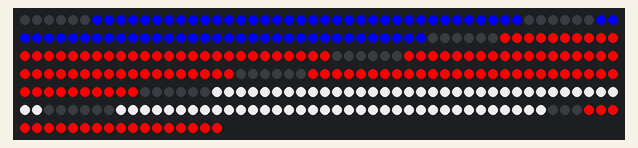
Bench run of a sketch on a simulated Arduino Uno, built with avr-gcc and run on an emulated ATmega328P. On the bench: 317 RGB LEDs in strip order, left to right, continuing on the next row.

Above: at 0.1 s.

The sketch:

scoreboard_sketch_jan4_with_serial.ino
```cpp
#include <PololuLedStrip.h>

PololuLedStrip<12> ledStrip;
#define LED_COUNT 317
rgb_color colors[LED_COUNT];

void setup() {
  Serial.begin(9600);
  // put your setup code here, to run once:

}
//count is a temp marker to test drive digits eventually replace with time and score
int count[9];
//int count = 9;
char SerialData = "12345678";


void lightLED(int digit, int num, int SegLEDs){
  //marker A
  if (num == 9 || num == 8 || num == 6 || num == 5 || num == 4 || num == 3 || num == 2){
    //turn on segLEDs leds starting at (digit*42+1)
     for (int i = digit*42; i < digit*42+SegLEDs; i++){
      if (digit < 2){
        colors[i] = rgb_color(0, 0, 255);
      }
      else if (digit == 5 || digit == 6){
        colors[i] = rgb_color(200, 200, 200);
      }
      else{
        colors[i] = rgb_color(255, 0, 0);
      }
     }
  }
  else{
    for (int i = digit*42; i < digit*42+SegLEDs; i++){
        colors[i] = rgb_color(0, 0, 0);
    }
  }

  //marker B
  if (num != 2){
    //turn on segLEDs leds starting at (digit*42+7)
    for (int i = digit*42+6; i < digit*42+6+SegLEDs; i++){
      if (digit < 2){
        colors[i] = rgb_color(0, 0, 255);
      }
      else if (digit == 6 || digit == 5){
        colors[i] = rgb_color(200, 200, 200);
      }
      else{
        colors[i] = rgb_color(255, 0, 0);
      }
     }
  }
  else{
      for (int i = digit*42+6; i < digit*42+6+SegLEDs; i++){
        colors[i] = rgb_color(0, 0, 0);
     }
  }

  //marker C
  if (num == 0 or num == 2 or num == 3 or num == 5 or num == 6 or num == 8 or num == 9){
    //turn on segLEDs leds starting at (digit*42+13)
     for (int i = digit*42+12; i < digit*42+12+SegLEDs; i++){
      if (digit < 2){
        colors[i] = rgb_color(0, 0, 255);
      }
      else if (digit == 6 || digit == 5){
        colors[i] = rgb_color(200, 200, 200);
      }
      else{
        colors[i] = rgb_color(255, 0, 0);
      }
     }
  }
  else{
      for (int i = digit*42+12; i < digit*42+12+SegLEDs; i++){
        colors[i] = rgb_color(0, 0, 0);
     }
  }

  //marker D
  if (num == 0 or num == 2 or num == 6 or num == 8){
    //turn on segLEDs leds starting at (digit*42+19)
     for (int i = digit*42+18; i < digit*42+18+SegLEDs; i++){
      if (digit < 2){
        colors[i] = rgb_color(0, 0, 255);
      }
      else if (digit == 6 || digit == 5){
        colors[i] = rgb_color(200, 200, 200);
      }
      else{
        colors[i] = rgb_color(255, 0, 0);
      }
     }
  }
  else{
      for (int i = digit*42+18; i < digit*42+18+SegLEDs; i++){
        colors[i] = rgb_color(0, 0, 0);
     }
  }

  //marker E
  if (num == 0 or num == 4 or num == 5 or num == 6 or num == 8 or num == 9){
    //turn on segLEDs leds starting at (digit*42+25)
     for (int i = digit*42+24; i < digit*42+24+SegLEDs; i++){
      if (digit < 2){
        colors[i] = rgb_color(0, 0, 255);
      }
      else if (digit == 6 || digit == 5){
        colors[i] = rgb_color(200, 200, 200);
      }
      else{
        colors[i] = rgb_color(255, 0, 0);
      }
     }
  }
  else{
      for (int i = digit*42+24; i < digit*42+24+SegLEDs; i++){
        colors[i] = rgb_color(0, 0, 0);
     }
  }

  //marker F
  if (num != 1 and num != 4){
    //turn on segLEDs leds starting at (digit*42+31)
     for (int i = digit*42+30; i < digit*42+30+SegLEDs; i++){
      if (digit < 2){
        colors[i] = rgb_color(0, 0, 255);
      }
      else if (digit == 6 || digit == 5){
        colors[i] = rgb_color(200, 200, 200);
      }
      else{
        colors[i] = rgb_color(255, 0, 0);
      }
     }
  }
  else{
      for (int i = digit*42+30; i < digit*42+30+SegLEDs; i++){
        colors[i] = rgb_color(0, 0, 0);
     }
  }

  //marker G
  if (num != 5 and num != 6){
    //turn on segLEDs leds starting at (digit*42+37)
     for (int i = digit*42+36; i < digit*42+36+SegLEDs; i++){
      if (digit < 2){
        colors[i] = rgb_color(0, 0, 255);
      }
      else if (digit == 6 || digit == 5){
        colors[i] = rgb_color(200, 200, 200);
      }
      else{
        colors[i] = rgb_color(255, 0, 0);
      }
     }
  }
  else{
      for (int i = digit*42+36; i < digit*42+36+SegLEDs; i++){
        colors[i] = rgb_color(0, 0, 0);
     }
  }
}

//For Period Light (3 lights per segment)
void lightLEDperiod(int digit, int num, int SegLEDs){
  //marker A
  if (num == 9 || num == 8 || num == 6 || num == 5 || num == 4 || num == 3 || num == 2){
    //turn on segLEDs leds starting at (digit*42+1)
     for (int i = digit*42; i < digit*42+SegLEDs; i++){
         colors[i] = rgb_color(255, 0, 0);
     }
  }
  else{
    for (int i = digit*42; i < digit*42+SegLEDs; i++){
        colors[i] = rgb_color(0, 0, 0);
    }
  }

  //marker B
  if (num != 2){
    //turn on segLEDs leds starting at (digit*42+7)
    for (int i = digit*42+3; i < digit*42+3+SegLEDs; i++){
        colors[i] = rgb_color(255, 0, 0);
     }
  }
  else{
      for (int i = digit*42+3; i < digit*42+3+SegLEDs; i++){
        colors[i] = rgb_color(0, 0, 0);
     }
  }

  //marker C
  if (num == 0 or num == 2 or num == 3 or num == 5 or num == 6 or num == 8 or num == 9){
    //turn on segLEDs leds starting at (digit*42+13)
     for (int i = digit*42+6; i < digit*42+6+SegLEDs; i++){
        colors[i] = rgb_color(255, 0, 0);
     }
  }
  else{
      for (int i = digit*42+6; i < digit*42+6+SegLEDs; i++){
        colors[i] = rgb_color(0, 0, 0);
     }
  }

  //marker D
  if (num == 0 or num == 2 or num == 6 or num == 8){
    //turn on segLEDs leds starting at (digit*42+19)
     for (int i = digit*42+9; i < digit*42+9+SegLEDs; i++){
        colors[i] = rgb_color(255, 0, 0);
     }
  }
  else{
      for (int i = digit*42+9; i < digit*42+9+SegLEDs; i++){
        colors[i] = rgb_color(0, 0, 0);
     }
  }

  //marker E
  if (num == 0 or num == 4 or num == 5 or num == 6 or num == 8 or num == 9){
    //turn on segLEDs leds starting at (digit*42+25)
     for (int i = digit*42+12; i < digit*42+12+SegLEDs; i++){
        colors[i] = rgb_color(255, 0, 0);
     }
  }
  else{
      for (int i = digit*42+12; i < digit*42+12+SegLEDs; i++){
        colors[i] = rgb_color(0, 0, 0);
     }
  }

  //marker F
  if (num != 1 and num != 4){
    //turn on segLEDs leds starting at (digit*42+31)
     for (int i = digit*42+15; i < digit*42+15+SegLEDs; i++){
        colors[i] = rgb_color(255, 0, 0);
     }
  }
  else{
      for (int i = digit*42+15; i < digit*42+15+SegLEDs; i++){
        colors[i] = rgb_color(0, 0, 0);
     }
  }

  //marker G
  if (num != 5 and num != 6){
    //turn on segLEDs leds starting at (digit*42+37)
     for (int i = digit*42+18; i < digit*42+18+SegLEDs; i++){
        colors[i] = rgb_color(255, 0, 0);
     }
  }
  else{
      for (int i = digit*42+18; i < digit*42+18+SegLEDs; i++){
        colors[i] = rgb_color(0, 0, 0);
     }
  }
}

//LOOP

void loop() {
  //colon in red
  colors[315] = rgb_color(255, 0, 0);
  colors[316] = rgb_color(255, 0, 0);

  //while (Serial.available() == 0);
  while (Serial.available() > 7){
    String string = Serial.readString();
    string.toCharArray(SerialData, 9);
  }

  //convert Char Array to Int array
  int ipos = 0;
  // Get the first token from the string
  char *tok = strtok(SerialData, ",");
  // Keep going until we run out of tokens
  while (tok) {
    // Don't overflow your target array
    if (ipos < 8) {
        // Convert to integer and store it
        count[ipos++] = atoi(tok);
    }
    // Get the next token from the string - note the use of NULL
    // instead of the string in this case - that tells it to carry
    // on from where it left off.
    tok = strtok(NULL, ",");
  }
  //finish conversion to int array

  //determine which leds to light
  for (int j=0; j < 7; j++){
    lightLED (j, count[j], 6);
  }
  lightLEDperiod (7, count[7], 3);

  //write to leds
  ledStrip.write(colors, LED_COUNT);
  Serial.flush(); // clear serial port

  //temp code
  //delay(1000); //1 second delay
  //if (count==0){
  //  count = 9;
  //}
  //else{
   // count = count - 1;
  //}
  //temp code end
}
```
